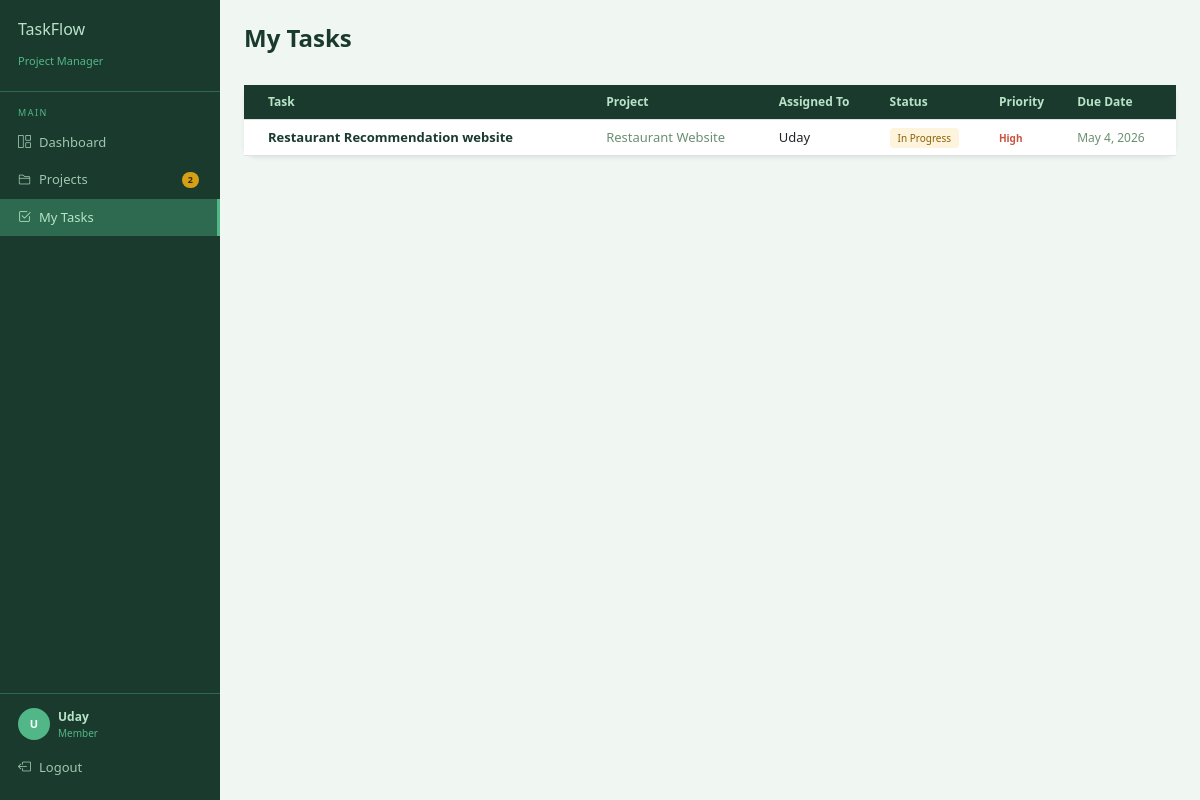
Page /tasks/ (signed in) on the committed database.
### accounts/models.py (models this page shows, shortened)
class Profile(models.Model):
    ROLE_CHOICES = [
        ('admin', 'Admin'),
        ('member', 'Member'),
    ]
    user = models.OneToOneField(User, on_delete=models.CASCADE)
    role = models.CharField(max_length=10, choices=ROLE_CHOICES, default='member')
    def is_admin(self):
        return self.role == 'admin'

### tasks/models.py (models this page shows, shortened)
class Task(models.Model):
    STATUS_CHOICES = [
        ('todo', 'To Do'),
        ('in_progress', 'In Progress'),
        ('done', 'Done'),
    ]
    PRIORITY_CHOICES = [
        ('low', 'Low'),
        ('medium', 'Medium'),
        ('high', 'High'),
    ]
    progress = models.IntegerField(default=0)
    title = models.CharField(max_length=200)
    description = models.TextField(blank=True)
    project = models.ForeignKey(Project, on_delete=models.CASCADE, related_name='tasks')
    assigned_to = models.ForeignKey(
        User, on_delete=models.SET_NULL, null=True, blank=True, related_name='assigned_tasks'
    )
    created_by = models.ForeignKey(User, on_delete=models.CASCADE, related_name='created_tasks')
    status = models.CharField(max_length=20, choices=STATUS_CHOICES, default='todo')
    priority = models.CharField(max_length=10, choices=PRIORITY_CHOICES, default='medium')
    due_date = models.DateField(null=True, blank=True)
    created_at = models.DateTimeField(auto_now_add=True)
    def is_overdue(self):
        if self.due_date and self.status != 'done':
            return self.due_date < timezone.now().date()
        return False

### projects/models.py (models this page shows, shortened)
class Project(models.Model):
    name = models.CharField(max_length=200)
    description = models.TextField(blank=True)
    created_by = models.ForeignKey(User, on_delete=models.CASCADE, related_name='created_projects')
    members = models.ManyToManyField(User, related_name='projects', blank=True)
    created_at = models.DateTimeField(auto_now_add=True)

### tasks/views.py (the view)
# urls.py: path('', views.task_list, name='task_list'),
@login_required
def task_list(request):
    user = request.user
    if user.profile.is_admin():
        tasks = Task.objects.all()
    else:
        tasks = Task.objects.filter(assigned_to=user)
    return render(request, 'tasks/task_list.html', {'tasks': tasks})

### templates/tasks/task_list.html (shortened to what this page needs)
{% extends 'base.html' %}
{% block content %}
<div class="d-flex justify-content-between align-items-center mb-4">
  <h4 style="color:var(--dark-green); font-weight:700;">My Tasks</h4>
</div>
<div class="card border-0 shadow-sm" style="border-radius:12px;">
  <div class="card-body p-0">
    <table class="table table-hover mb-0">
      <thead>
        <tr>
          <th class="ps-4">Task</th>
          <th>Project</th>
          <th>Assigned To</th>
          <th>Status</th>
          <th>Priority</th>
          <th>Due Date</th>
        </tr>
      </thead>
      <tbody>
        {% for task in tasks %}
        <tr>
          <td class="ps-4">
  <a href="{% url 'task_detail' task.pk %}"
     style="font-weight:600; color:var(--dark-green); text-decoration:none;">
    {{ task.title }}
  </a>
</td>
          <td style="color:var(--muted);">{{ task.project.name }}</td>
          <td>{{ task.assigned_to.username|default:"—" }}</td>
          <td>
            {% if task.status == 'todo' %}<span class="badge-todo">To Do</span>
            {% elif task.status == 'in_progress' %}<span class="badge-inprogress">In Progress</span>
            {% else %}<span class="badge-done">Done</span>{% endif %}
          </td>
          <td><span class="priority-{{ task.priority }}">{{ task.priority|capfirst }}</span></td>
          <td style="font-size:12px; color:{% if task.is_overdue %}var(--danger){% else %}var(--muted){% endif %};">
            {{ task.due_date|default:"—" }}
          </td>
        </tr>
        {% empty %}
        <tr><td colspan="7" class="text-center py-4" style="color:var(--muted);">No tasks found.</td></tr>
        {% endfor %}
      </tbody>
    </table>
  </div>
</div>
{% endblock %}

### templates/base.html (shortened to what this page needs)
{% load static %}
<!DOCTYPE html>
<html lang="en">
<head>
  <link href="https://cdn.jsdelivr.net/npm/bootstrap@5.3.0/dist/css/bootstrap.min.css" rel="stylesheet">
  <link href="https://cdn.jsdelivr.net/npm/bootstrap-icons@1.11.0/font/bootstrap-icons.css" rel="stylesheet">
  <link href="{% static 'css/style.css' %}" rel="stylesheet">
</head>
<body>
{% if user.is_authenticated %}
<div class="sidebar">
  <div class="sidebar-logo">
    <h4>TaskFlow</h4>
    <small>Project Manager</small>
  </div>
  <div class="nav-section-label">Main</div>
  <a href="{% url 'dashboard' %}" class="nav-link {% if request.resolver_match.url_name == 'dashboard' %}active{% endif %}">
    <i class="bi bi-grid-1x2"></i> Dashboard
  </a>
  <a href="{% url 'project_list' %}" class="nav-link {% if 'project' in request.resolver_match.url_name %}active{% endif %}">
    <i class="bi bi-folder2"></i> Projects
    <span class="sidebar-badge">{{ user.projects.count }}</span>
  </a>
  <a href="{% url 'task_list' %}" class="nav-link {% if 'task' in request.resolver_match.url_name %}active{% endif %}">
    <i class="bi bi-check2-square"></i> My Tasks
  </a>
  <div class="sidebar-footer">
    <div class="d-flex align-items-center gap-2">
      <div class="avatar">{{ user.username|first|upper }}</div>
      <div>
        <div class="username">{{ user.username }}</div>
        <div class="role">{{ user.profile.role|capfirst }}</div>
      </div>
    </div>
    <a href="{% url 'logout' %}" class="nav-link mt-2 px-0" style="color:#9dc8b0;">
      <i class="bi bi-box-arrow-left"></i> Logout
    </a>
  </div>
</div>
<div class="main-content">
  {% block content %}{% endblock %}
</div>
{% else %}
  {% block auth_content %}{% endblock %}
{% endif %}
</body>
</html>

### static/css/style.css (style rules this page uses)
:root { --dark-green: #1a3a2e; --mid-green: #2d6a4f; --accent: #52b788; --light-green: #b7e4c7; --gold: #d4a017; --bg: #f0f7f2; --white: #ffffff; --muted: #6b8f71; --danger: #c9533e; }
* { box-sizing: border-box; margin: 0; padding: 0; }
body { font-family: 'Segoe UI', sans-serif; background: var(--bg); }
.sidebar { width: 220px; min-height: 100vh; background: var(--dark-green); position: fixed; top: 0; left: 0; padding: 0; z-index: 100; }
.sidebar-logo { padding: 20px 18px; border-bottom: 1px solid var(--mid-green); }
.sidebar-logo h4 { color: var(--light-green); font-size: 16px; }
.sidebar-logo small { color: var(--accent); font-size: 11px; }
.nav-section-label { padding: 14px 18px 4px; font-size: 9px; color: var(--accent); letter-spacing: 1.5px; text-transform: uppercase; }
.sidebar .nav-link { color: #9dc8b0; padding: 9px 18px; font-size: 13px; display: flex; align-items: center; gap: 8px; border-right: 3px solid transparent; transition: all 0.15s; }
.sidebar .nav-link:hover, .sidebar .nav-link.active { background: var(--mid-green); color: var(--light-green); border-right-color: var(--accent); }
.sidebar-badge { margin-left: auto; background: var(--gold); color: #3a2500; font-size: 9px; padding: 1px 6px; border-radius: 8px; font-weight: 600; }
.sidebar-footer { position: absolute; bottom: 0; left: 0; right: 0; padding: 14px 18px; border-top: 1px solid var(--mid-green); }
.sidebar-footer .username { color: var(--light-green); font-size: 12px; font-weight: 600; }
.sidebar-footer .role { color: var(--accent); font-size: 10px; }
.main-content { margin-left: 220px; padding: 24px; min-height: 100vh; }
.badge-inprogress { background: #fef3dc; color: #8a6200; font-size: 10px; padding: 3px 8px; border-radius: 4px; }
.priority-high { color: var(--danger); font-size: 10px; font-weight: 600; }
.avatar { width: 32px; height: 32px; border-radius: 50%; background: var(--accent); color: white; display: flex; align-items: center; justify-content: center; font-size: 11px; font-weight: 600; flex-shrink: 0; }
.table th { background: var(--dark-green); color: var(--light-green); font-size: 12px; }
.table td { font-size: 13px; vertical-align: middle; }

### rows in the picture
Task: title "Restaurant Recommendation website", project.name "Restaurant Website", assigned_to.username "Uday", status "In Progress", priority "High", due_date "May 4, 2026"

### other values in the picture
{{ user.projects.count }} "2"
{{ user.username|first|upper }} "U"
{{ user.username }} "Uday"
{{ user.profile.role|capfirst }} "Member"
